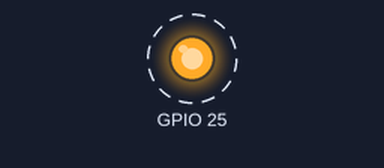
A program run on a simulated Raspberry Pi (BCM pin numbers). Shown: output pins drawn as LEDs (lit = HIGH). Dashed ring = blinking.

Above: at 0.5 s.
Timing chart, 0 to 4.6 s (numbered marks = the images above):
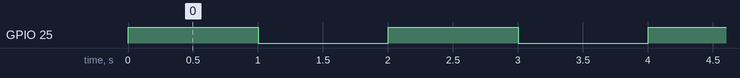

Measured:
- by itself, GPIO 25: alternates HIGH for 1.0 s and LOW for 1.0 s

The program:

blink.py
```python
#! /usr/bin/python

### note: script must be run as root

import RPi.GPIO as GPIO
import time

# use the on-board Broadcom chip's signal name for each pin
# instead of the physical layout
GPIO.setmode(GPIO.BCM)

# configure pin 25 to be output (as oppose to input)
GPIO.setup(25, GPIO.OUT)

while True:
    # turn LED on
    GPIO.output(25, GPIO.HIGH)
    time.sleep(1)
    # turn LED off
    GPIO.output(25, GPIO.LOW)
    time.sleep(1)
```
